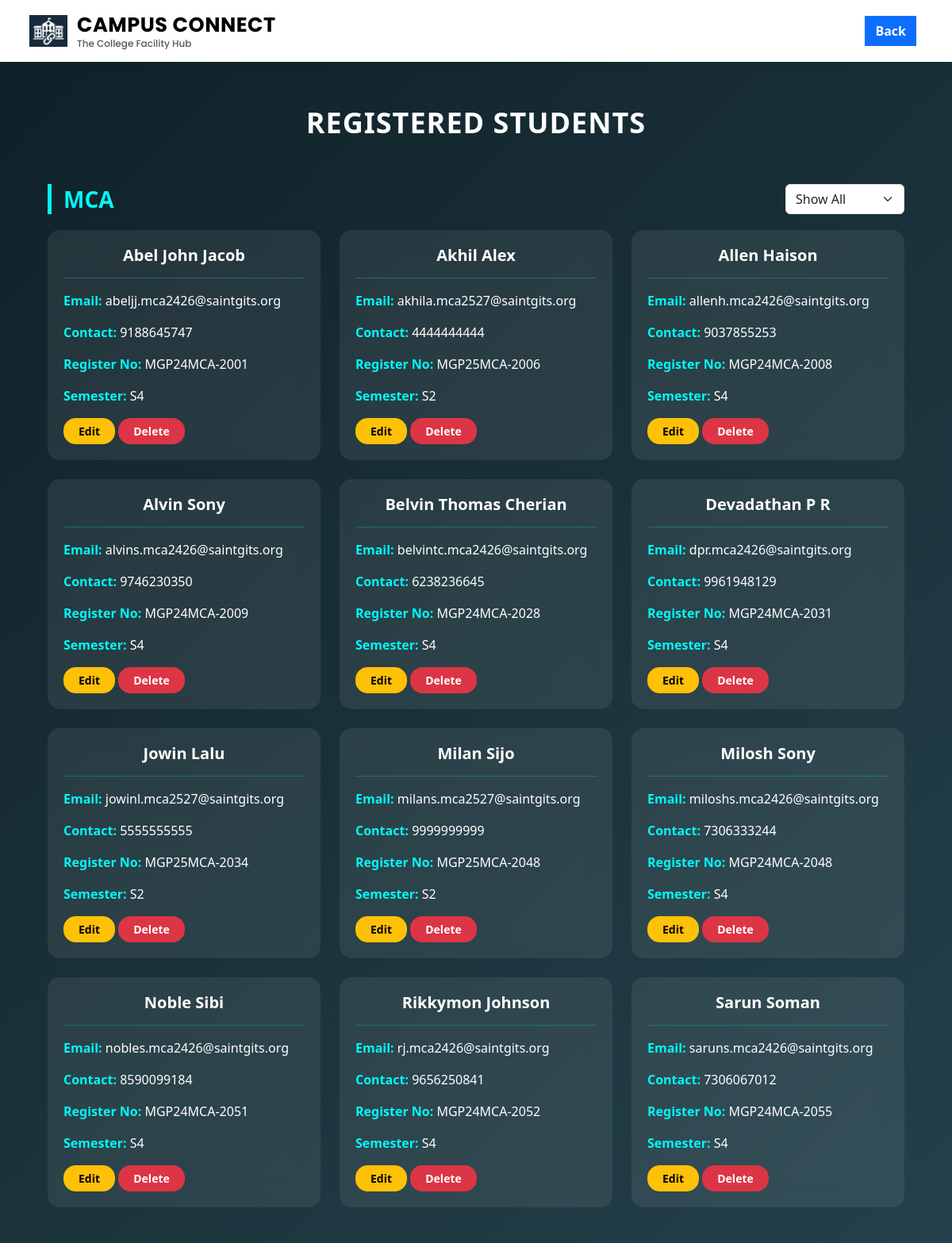
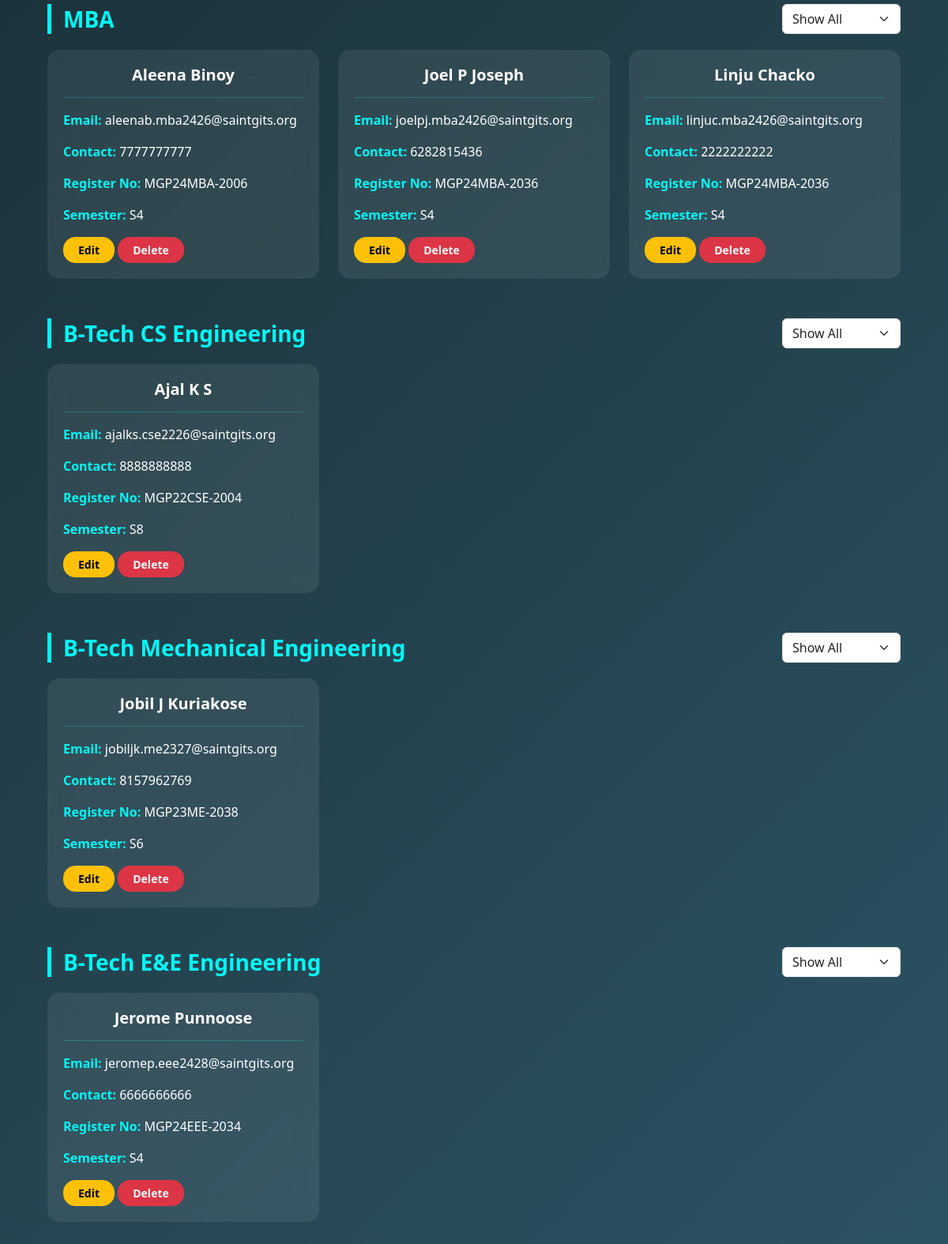
Page /admin/view_students (signed in) on the committed database (2 pictures, top to bottom).
### tables this page shows
CREATE TABLE students (
        student_id INTEGER PRIMARY KEY AUTOINCREMENT,
        user_id INTEGER UNIQUE,
        name TEXT,
        contact TEXT,
        register_no TEXT,
        programme TEXT,
        semester TEXT,
        FOREIGN KEY(user_id) REFERENCES users(user_id) ON DELETE CASCADE
    );

CREATE TABLE users (
        user_id INTEGER PRIMARY KEY AUTOINCREMENT,
        email TEXT UNIQUE NOT NULL,
        password TEXT NOT NULL,
        role TEXT NOT NULL
    );

### app.py (the view)
@app.route('/admin/view_students')
def admin_view_students():
    if 'user_id' not in session or session['role'] != 'admin':
        return redirect('/login')
    conn = get_connection()
    cursor = conn.cursor()
    cursor.execute("""
        SELECT s.*, u.email
        FROM students s
        JOIN users u ON s.user_id = u.user_id
        ORDER BY s.programme, s.name
    """)
    students = cursor.fetchall()
    conn.close()
    categorized = {
        "MCA": [],
        "MBA": [],
        "B-Tech CS Engineering": [],
        "B-Tech Mechanical Engineering": [],
        "B-Tech E&E Engineering": []
    }
    for student in students:
        prog = student['programme']
        if prog in categorized:
            categorized[prog].append(student)
    return render_template(
        "admin_view_students.html",
        categorized=categorized
    )

### app.py (called while the page is built)
def get_connection():
    conn = sqlite3.connect("campus_connect.db")
    conn.row_factory = sqlite3.Row
    conn.execute("PRAGMA foreign_keys = ON")  # 🔥 ensure cascade always works
    return conn

### templates/admin_view_students.html (shortened to what this page needs)
<!DOCTYPE html>
<html lang="en">
<head>
    <link href="https://cdn.jsdelivr.net/npm/bootstrap@5.3.2/dist/css/bootstrap.min.css" rel="stylesheet">
    <link rel="stylesheet" href="{{ url_for('static', filename='css/style.css') }}">
</head>
<body class="p-5">
<nav class="navbar navbar-expand-lg navbar-light custom-navbar fixed-top">
    <div class="container-fluid">
        <div class="navbar-brand d-flex align-items-center">
            <img src="{{ url_for('static', filename='images/logo.png') }}" class="logo-img">
            <div class="brand-text">
                <span class="brand-title">CAMPUS CONNECT</span>
                <span class="brand-tagline">The College Facility Hub</span>
            </div>
        </div>
        <div class="ms-auto">
            <a href="{{ url_for('admin_manage_students') }}" class="btn btn-primary me-2"><b>Back</b></a>
        </div>
    </div>
</nav>
<div class="dashboard-title">
    <b>REGISTERED STUDENTS</b>
</div>
<div class="container">
{% for programme, students in categorized.items() %}
    <div class="d-flex justify-content-between align-items-center category-row flex-wrap">
        <div class="category-title">
            {{ programme }}
        </div>
        <select class="form-select filter-box"
                onchange="filterStudents('{{ programme }}', this.value)">
            <option value="All">Show All</option>
        </select>
    </div>
    <div class="row g-4" id="row-{{ programme }}">
    {% if students %}
        {% for student in students %}
        <div class="col-md-4 student-item"
             data-semester="{{ student.semester }}"
             data-programme="{{ programme }}">
            <div class="student-card">
                <h5 class="text-center"><b>{{ student.name }}</b></h5>
                <hr style="border-color: #03f8f8;">
                <p><font color="#03f8f8"><b>Email:</b></font> {{ student.email }}</p>
                <p><font color="#03f8f8"><b>Contact:</b></font> {{ student.contact }}</p>
                <p><font color="#03f8f8"><b>Register No:</b></font> {{ student.register_no }}</p>
                <p><font color="#03f8f8"><b>Semester:</b></font> {{ student.semester }}</p>
                <a href="{{ url_for('admin_edit_student', id=student.student_id) }}" class="btn btn-warning btn-custom">
                    <b>Edit</b>
                </a>
                <button class="btn btn-danger btn-custom" onclick="openDeleteModal('{{ url_for('delete_student', id=student.student_id) }}')">
                    <b>Delete</b>
                </button>
            </div>
        </div>
        {% endfor %}
    {% else %}
        <p class="empty-text">No students in this programme.</p>
    {% endif %}
    </div>
{% endfor %}
</div>
</body>
</html>

### static/css/style.css (style rules this page uses)
body { margin: 0; padding: 0; font-family: 'Segoe UI', Tahoma, Geneva, Verdana, sans-serif; }
.custom-navbar { background-color: #ffffff; padding: 10px 25px; box-shadow: 0 2px 10px rgba(0, 0, 0, 0.08); z-index: 1000; }
.logo-img { width: 48px; height: 48px; object-fit: contain; margin-right: 12px; }
.brand-text { display: flex; flex-direction: column; line-height: 1.1; }
.brand-title { font-family: 'Poppins', sans-serif; font-size: 1.6rem; font-weight: 700; color: black; letter-spacing: 0.5px; }
.brand-tagline { font-size: 0.75rem; font-family: 'Poppins', sans-serif; font-weight: 500; color: #555; margin-top: 3px; }
.btn { border-radius: 0 !important; font-family: 'Segoe UI', Tahoma, Geneva, Verdana, sans-serif; }

### templates/admin_view_students.html (style rules this page uses)
body { font-family: 'Segoe UI', Tahoma, Geneva, Verdana, sans-serif; background: linear-gradient(135deg,#0f2027,#203a43,#2c5364); min-height: 100vh; color: white; }
.dashboard-title { font-weight: 700; font-size: 36px; text-align: center; margin-top: 80px; margin-bottom: 50px; letter-spacing: 1px; }
.category-title { font-size: 28px; font-weight: 700; color: #03f8f8; border-left: 5px solid #03f8f8; padding-left: 15px; margin: 0; line-height: 38px; }
.student-card { background: rgba(255,255,255,0.08); backdrop-filter: blur(15px); border-radius: 15px; padding: 20px; transition: 0.3s ease; }
.btn-custom { border-radius: 15px !important; padding: 5px 18px; font-size: 14px; }
.filter-box { width: 150px; height: 38px; }
.category-row { margin-top: 50px; margin-bottom: 20px; }

### rows in the picture
students: name "Abel John Jacob", email "abeljj.mca2426@saintgits.org", contact "9188645747", register_no "MGP24MCA-2001", semester "S4"
students: name "Akhil Alex", email "akhila.mca2527@saintgits.org", contact "4444444444", register_no "MGP25MCA-2006", semester "S2"
students: name "Allen Haison", email "allenh.mca2426@saintgits.org", contact "9037855253", register_no "MGP24MCA-2008", semester "S4"
students: name "Alvin Sony", email "alvins.mca2426@saintgits.org", contact "9746230350", register_no "MGP24MCA-2009", semester "S4"
students: name "Belvin Thomas Cherian", email "belvintc.mca2426@saintgits.org", contact "6238236645", register_no "MGP24MCA-2028", semester "S4"
students: name "Devadathan P R", email "dpr.mca2426@saintgits.org", contact "9961948129", register_no "MGP24MCA-2031", semester "S4"
students: name "Jowin Lalu", email "jowinl.mca2527@saintgits.org", contact "5555555555", register_no "MGP25MCA-2034", semester "S2"
students: name "Milan Sijo", email "milans.mca2527@saintgits.org", contact "9999999999", register_no "MGP25MCA-2048", semester "S2"
students: name "Milosh Sony", email "miloshs.mca2426@saintgits.org", contact "7306333244", register_no "MGP24MCA-2048", semester "S4"
students: name "Noble Sibi", email "nobles.mca2426@saintgits.org", contact "8590099184", register_no "MGP24MCA-2051", semester "S4"
students: name "Rikkymon Johnson", email "rj.mca2426@saintgits.org", contact "9656250841", register_no "MGP24MCA-2052", semester "S4"
students: name "Sarun Soman", email "saruns.mca2426@saintgits.org", contact "7306067012", register_no "MGP24MCA-2055", semester "S4"
students: name "Aleena Binoy", email "aleenab.mba2426@saintgits.org", contact "7777777777", register_no "MGP24MBA-2006", semester "S4"
students: name "Joel P Joseph", email "joelpj.mba2426@saintgits.org", contact "6282815436", register_no "MGP24MBA-2036", semester "S4"
students: name "Linju Chacko", email "linjuc.mba2426@saintgits.org", contact "2222222222", register_no "MGP24MBA-2036", semester "S4"
students: name "Ajal K S", email "ajalks.cse2226@saintgits.org", contact "8888888888", register_no "MGP22CSE-2004", semester "S8"
students: name "Jobil J Kuriakose", email "jobiljk.me2327@saintgits.org", contact "8157962769", register_no "MGP23ME-2038", semester "S6"
students: name "Jerome Punnoose", email "jeromep.eee2428@saintgits.org", contact "6666666666", register_no "MGP24EEE-2034", semester "S4"

### other values in the picture
{{ programme }} "MCA" "MBA" "B-Tech CS Engineering" "B-Tech Mechanical Engineering" "B-Tech E&E Engineering"
